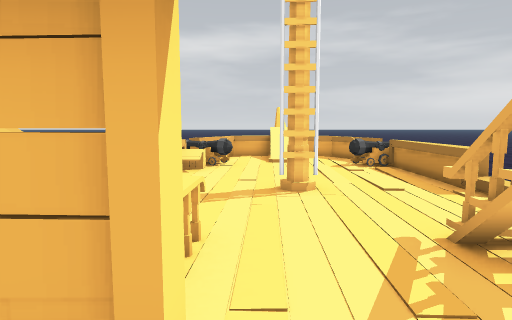
view 1 (above)

12 first-person views from a walk through a Unity game level. The camera is 1.4 m above the floor, tilts 6° down and sees 75° across. The floor is counted in squares, 1 m on a side. Each view is taken from the middle of a square. On the plan, view 1 faces up. The plan holds only what a view shows up to about 15 squares ahead; the rest is blank. The place goes on beyond the plan. The player is left out. Door leaves are left out, so doorways stand open. Some surface patterns are stand-ins.

view 2
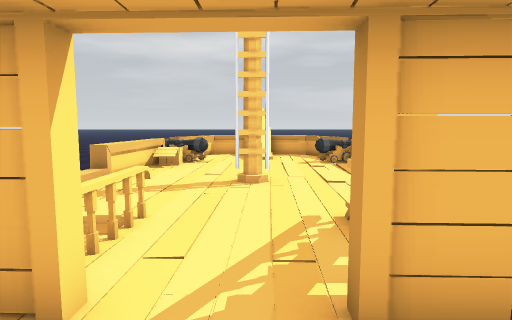

view 3
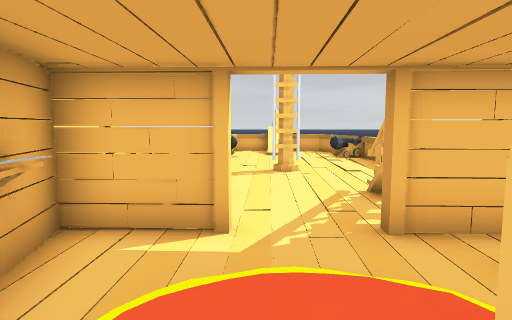

view 4
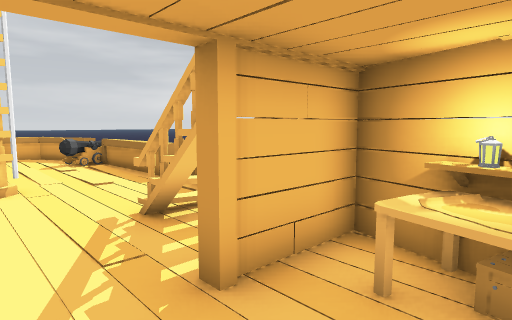

view 5
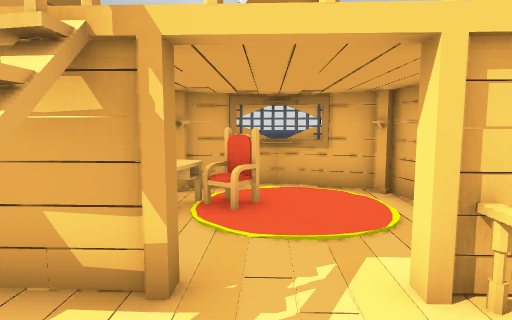

view 6
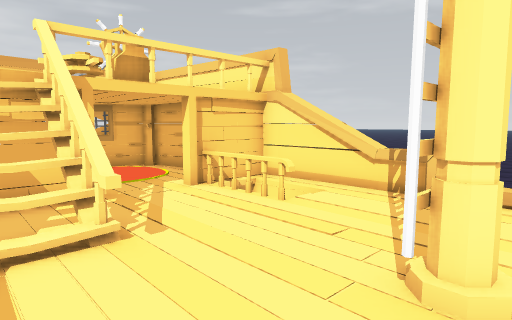

view 7
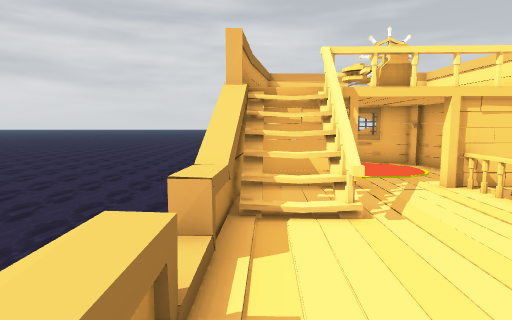

view 8
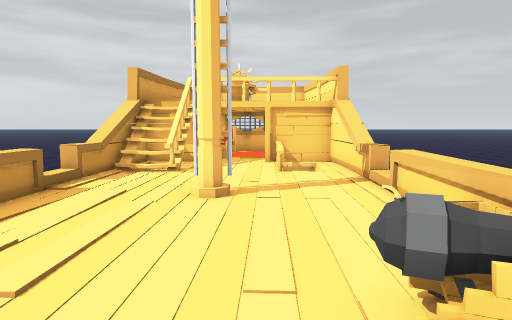

view 9
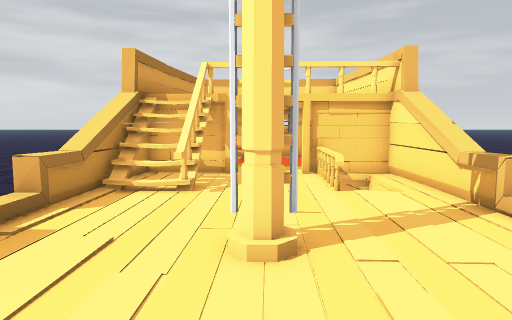

view 10
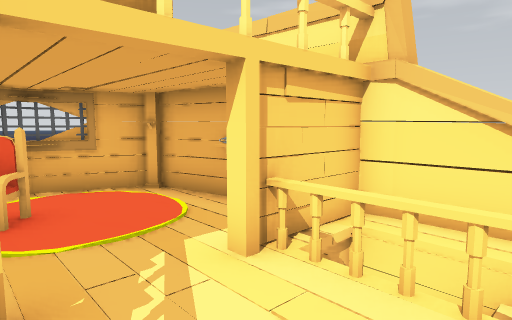

view 11
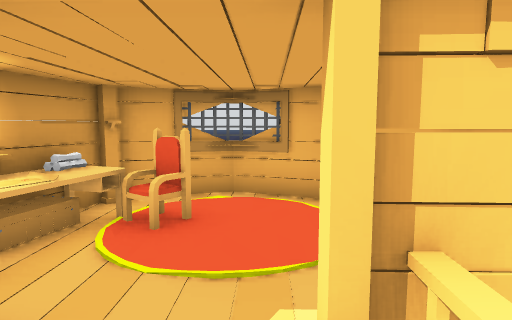

view 12
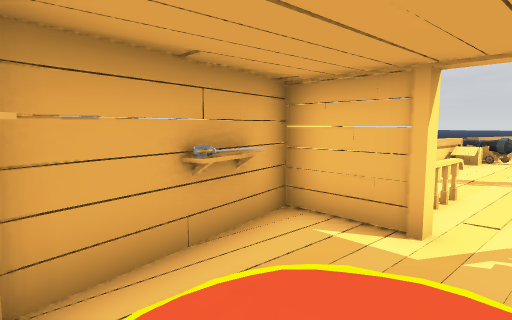

### Floor plan
Key: @ floor where view 1 was taken; # wall or solid block; x gap in a wall; . floor; / step, stairs or slope; D open door; = window, fence, low wall or low ledge; ≈ water the walk keeps out of; ^ raised ledge; v drop or lower ground; C cannon; R crate; T table; H chair; A carpet; O other object.
Columns run from 3 left of view 1 to 5 right of it. Each row starts with its distance up from view 1.
 15   ==/ =
 14  ==./=.
 13  x../..#≈
 12  CC...C=C
 11 ≈R.....C#
 10 ≈O......=
  9 =.......^
  8 =.......=
  7 v...#...x
  6 x.......≈
  5 =.......=
  4 #/=...=##
  3 #=#..##=≈
  2 ##=..###≈
  1 ###D.D##
  0 ##.@.T##
 -1  #...###
 -2  #.HA##
 -3  ##..##
 -4   #==##

Positions as (right, up) in squares from view 1, and headings:
1: (0, 0), facing up
2: (1, -1), facing up
3: (0, -3), facing up
4: (0, -1), facing up-right
5: (1, 4), facing down
6: (4, 8), facing down-left
7: (4, 9), facing down
8: (0, 14), facing down
9: (1, 11), facing down
10: (2, 4), facing down-left
11: (0, 3), facing down
12: (1, -3), facing up-left
